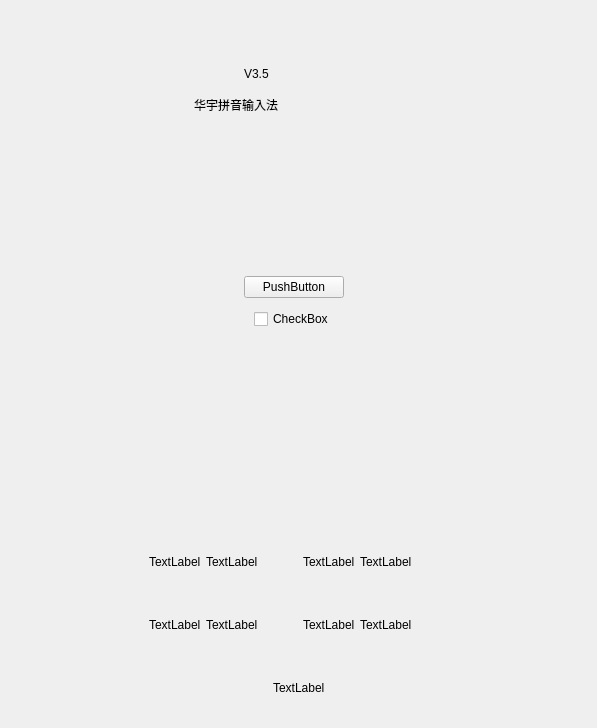
<?xml version="1.0" encoding="UTF-8"?>
<ui version="4.0">
 <class>AboutStackedWidget</class>
 <widget class="QWidget" name="AboutStackedWidget">
  <property name="geometry">
   <rect>
    <x>0</x>
    <y>0</y>
    <width>597</width>
    <height>728</height>
   </rect>
  </property>
  <property name="windowTitle">
   <string>Form</string>
  </property>
  <layout class="QVBoxLayout" name="verticalLayout">
   <property name="spacing">
    <number>0</number>
   </property>
   <property name="leftMargin">
    <number>0</number>
   </property>
   <property name="topMargin">
    <number>0</number>
   </property>
   <property name="rightMargin">
    <number>0</number>
   </property>
   <property name="bottomMargin">
    <number>0</number>
   </property>
   <item>
    <widget class="QFrame" name="frame">
     <property name="frameShape">
      <enum>QFrame::NoFrame</enum>
     </property>
     <property name="frameShadow">
      <enum>QFrame::Raised</enum>
     </property>
     <layout class="QVBoxLayout" name="verticalLayout_5">
      <item>
       <layout class="QVBoxLayout" name="verticalLayout_4">
        <item>
         <layout class="QVBoxLayout" name="verticalLayout_2">
          <item>
           <spacer name="verticalSpacer_2">
            <property name="orientation">
             <enum>Qt::Vertical</enum>
            </property>
            <property name="sizeType">
             <enum>QSizePolicy::Fixed</enum>
            </property>
            <property name="sizeHint" stdset="0">
             <size>
              <width>20</width>
              <height>5</height>
             </size>
            </property>
           </spacer>
          </item>
          <item>
           <layout class="QHBoxLayout" name="horizontalLayout">
            <item>
             <spacer name="horizontalSpacer">
              <property name="orientation">
               <enum>Qt::Horizontal</enum>
              </property>
              <property name="sizeType">
               <enum>QSizePolicy::Fixed</enum>
              </property>
              <property name="sizeHint" stdset="0">
               <size>
                <width>5</width>
                <height>20</height>
               </size>
              </property>
             </spacer>
            </item>
            <item>
             <widget class="QWidget" name="logo_widget" native="true">
              <property name="minimumSize">
               <size>
                <width>0</width>
                <height>400</height>
               </size>
              </property>
              <property name="maximumSize">
               <size>
                <width>16777215</width>
                <height>400</height>
               </size>
              </property>
              <layout class="QVBoxLayout" name="verticalLayout_8">
               <property name="leftMargin">
                <number>0</number>
               </property>
               <property name="topMargin">
                <number>0</number>
               </property>
               <property name="bottomMargin">
                <number>60</number>
               </property>
               <item>
                <layout class="QVBoxLayout" name="verticalLayout_7">
                 <item>
                  <spacer name="verticalSpacer_9">
                   <property name="orientation">
                    <enum>Qt::Vertical</enum>
                   </property>
                   <property name="sizeType">
                    <enum>QSizePolicy::Fixed</enum>
                   </property>
                   <property name="sizeHint" stdset="0">
                    <size>
                     <width>20</width>
                     <height>50</height>
                    </size>
                   </property>
                  </spacer>
                 </item>
                 <item>
                  <layout class="QHBoxLayout" name="horizontalLayout_6">
                   <item>
                    <spacer name="horizontalSpacer_16">
                     <property name="orientation">
                      <enum>Qt::Horizontal</enum>
                     </property>
                     <property name="sizeType">
                      <enum>QSizePolicy::Fixed</enum>
                     </property>
                     <property name="sizeHint" stdset="0">
                      <size>
                       <width>230</width>
                       <height>20</height>
                      </size>
                     </property>
                    </spacer>
                   </item>
                   <item>
                    <widget class="QLabel" name="version_label">
                     <property name="text">
                      <string>V3.5</string>
                     </property>
                    </widget>
                   </item>
                   <item>
                    <spacer name="horizontalSpacer_17">
                     <property name="orientation">
                      <enum>Qt::Horizontal</enum>
                     </property>
                     <property name="sizeHint" stdset="0">
                      <size>
                       <width>40</width>
                       <height>20</height>
                      </size>
                     </property>
                    </spacer>
                   </item>
                  </layout>
                 </item>
                 <item>
                  <spacer name="verticalSpacer_7">
                   <property name="orientation">
                    <enum>Qt::Vertical</enum>
                   </property>
                   <property name="sizeType">
                    <enum>QSizePolicy::Fixed</enum>
                   </property>
                   <property name="sizeHint" stdset="0">
                    <size>
                     <width>20</width>
                     <height>5</height>
                    </size>
                   </property>
                  </spacer>
                 </item>
                 <item>
                  <layout class="QHBoxLayout" name="horizontalLayout_7">
                   <item>
                    <spacer name="horizontalSpacer_14">
                     <property name="orientation">
                      <enum>Qt::Horizontal</enum>
                     </property>
                     <property name="sizeType">
                      <enum>QSizePolicy::Fixed</enum>
                     </property>
                     <property name="sizeHint" stdset="0">
                      <size>
                       <width>180</width>
                       <height>20</height>
                      </size>
                     </property>
                    </spacer>
                   </item>
                   <item>
                    <widget class="QLabel" name="name_label">
                     <property name="text">
                      <string>华宇拼音输入法</string>
                     </property>
                    </widget>
                   </item>
                   <item>
                    <spacer name="horizontalSpacer_15">
                     <property name="orientation">
                      <enum>Qt::Horizontal</enum>
                     </property>
                     <property name="sizeHint" stdset="0">
                      <size>
                       <width>40</width>
                       <height>20</height>
                      </size>
                     </property>
                    </spacer>
                   </item>
                  </layout>
                 </item>
                 <item>
                  <spacer name="verticalSpacer_11">
                   <property name="orientation">
                    <enum>Qt::Vertical</enum>
                   </property>
                   <property name="sizeHint" stdset="0">
                    <size>
                     <width>20</width>
                     <height>18</height>
                    </size>
                   </property>
                  </spacer>
                 </item>
                 <item>
                  <layout class="QHBoxLayout" name="horizontalLayout_12">
                   <item>
                    <spacer name="horizontalSpacer_18">
                     <property name="orientation">
                      <enum>Qt::Horizontal</enum>
                     </property>
                     <property name="sizeHint" stdset="0">
                      <size>
                       <width>40</width>
                       <height>20</height>
                      </size>
                     </property>
                    </spacer>
                   </item>
                   <item>
                    <widget class="QLabel" name="loading_label">
                     <property name="minimumSize">
                      <size>
                       <width>0</width>
                       <height>0</height>
                      </size>
                     </property>
                     <property name="maximumSize">
                      <size>
                       <width>15536</width>
                       <height>15536</height>
                      </size>
                     </property>
                     <property name="text">
                      <string/>
                     </property>
                    </widget>
                   </item>
                   <item>
                    <spacer name="horizontalSpacer_19">
                     <property name="orientation">
                      <enum>Qt::Horizontal</enum>
                     </property>
                     <property name="sizeHint" stdset="0">
                      <size>
                       <width>40</width>
                       <height>20</height>
                      </size>
                     </property>
                    </spacer>
                   </item>
                  </layout>
                 </item>
                 <item>
                  <layout class="QHBoxLayout" name="horizontalLayout_8">
                   <item>
                    <spacer name="horizontalSpacer_12">
                     <property name="orientation">
                      <enum>Qt::Horizontal</enum>
                     </property>
                     <property name="sizeHint" stdset="0">
                      <size>
                       <width>40</width>
                       <height>20</height>
                      </size>
                     </property>
                    </spacer>
                   </item>
                   <item>
                    <widget class="QPushButton" name="update_now_btn">
                     <property name="minimumSize">
                      <size>
                       <width>100</width>
                       <height>0</height>
                      </size>
                     </property>
                     <property name="text">
                      <string>PushButton</string>
                     </property>
                    </widget>
                   </item>
                   <item>
                    <spacer name="horizontalSpacer_10">
                     <property name="orientation">
                      <enum>Qt::Horizontal</enum>
                     </property>
                     <property name="sizeHint" stdset="0">
                      <size>
                       <width>40</width>
                       <height>20</height>
                      </size>
                     </property>
                    </spacer>
                   </item>
                  </layout>
                 </item>
                 <item>
                  <spacer name="verticalSpacer_8">
                   <property name="orientation">
                    <enum>Qt::Vertical</enum>
                   </property>
                   <property name="sizeType">
                    <enum>QSizePolicy::Fixed</enum>
                   </property>
                   <property name="sizeHint" stdset="0">
                    <size>
                     <width>13</width>
                     <height>5</height>
                    </size>
                   </property>
                  </spacer>
                 </item>
                 <item>
                  <layout class="QHBoxLayout" name="horizontalLayout_9">
                   <item>
                    <spacer name="horizontalSpacer_11">
                     <property name="orientation">
                      <enum>Qt::Horizontal</enum>
                     </property>
                     <property name="sizeHint" stdset="0">
                      <size>
                       <width>40</width>
                       <height>20</height>
                      </size>
                     </property>
                    </spacer>
                   </item>
                   <item>
                    <widget class="QCheckBox" name="auto_update_checkbox">
                     <property name="text">
                      <string>CheckBox</string>
                     </property>
                    </widget>
                   </item>
                   <item>
                    <spacer name="horizontalSpacer_13">
                     <property name="orientation">
                      <enum>Qt::Horizontal</enum>
                     </property>
                     <property name="sizeHint" stdset="0">
                      <size>
                       <width>40</width>
                       <height>20</height>
                      </size>
                     </property>
                    </spacer>
                   </item>
                  </layout>
                 </item>
                 <item>
                  <spacer name="verticalSpacer_6">
                   <property name="orientation">
                    <enum>Qt::Vertical</enum>
                   </property>
                   <property name="sizeType">
                    <enum>QSizePolicy::Fixed</enum>
                   </property>
                   <property name="sizeHint" stdset="0">
                    <size>
                     <width>20</width>
                     <height>25</height>
                    </size>
                   </property>
                  </spacer>
                 </item>
                </layout>
               </item>
              </layout>
             </widget>
            </item>
            <item>
             <spacer name="horizontalSpacer_2">
              <property name="orientation">
               <enum>Qt::Horizontal</enum>
              </property>
              <property name="sizeType">
               <enum>QSizePolicy::Fixed</enum>
              </property>
              <property name="sizeHint" stdset="0">
               <size>
                <width>5</width>
                <height>20</height>
               </size>
              </property>
             </spacer>
            </item>
           </layout>
          </item>
          <item>
           <spacer name="verticalSpacer">
            <property name="orientation">
             <enum>Qt::Vertical</enum>
            </property>
            <property name="sizeType">
             <enum>QSizePolicy::Fixed</enum>
            </property>
            <property name="sizeHint" stdset="0">
             <size>
              <width>20</width>
              <height>10</height>
             </size>
            </property>
           </spacer>
          </item>
         </layout>
        </item>
        <item>
         <layout class="QVBoxLayout" name="verticalLayout_3">
          <property name="spacing">
           <number>0</number>
          </property>
          <item>
           <spacer name="verticalSpacer_5">
            <property name="orientation">
             <enum>Qt::Vertical</enum>
            </property>
            <property name="sizeType">
             <enum>QSizePolicy::Fixed</enum>
            </property>
            <property name="sizeHint" stdset="0">
             <size>
              <width>20</width>
              <height>100</height>
             </size>
            </property>
           </spacer>
          </item>
          <item>
           <layout class="QHBoxLayout" name="horizontalLayout_2">
            <item>
             <spacer name="horizontalSpacer_3">
              <property name="orientation">
               <enum>Qt::Horizontal</enum>
              </property>
              <property name="sizeType">
               <enum>QSizePolicy::Fixed</enum>
              </property>
              <property name="sizeHint" stdset="0">
               <size>
                <width>140</width>
                <height>20</height>
               </size>
              </property>
             </spacer>
            </item>
            <item>
             <widget class="QLabel" name="phone_logo_label">
              <property name="text">
               <string>TextLabel</string>
              </property>
             </widget>
            </item>
            <item>
             <spacer name="horizontalSpacer_4">
              <property name="orientation">
               <enum>Qt::Horizontal</enum>
              </property>
              <property name="sizeType">
               <enum>QSizePolicy::Fixed</enum>
              </property>
              <property name="sizeHint" stdset="0">
               <size>
                <width>5</width>
                <height>20</height>
               </size>
              </property>
             </spacer>
            </item>
            <item>
             <widget class="QLabel" name="phone_content_label">
              <property name="text">
               <string>TextLabel</string>
              </property>
             </widget>
            </item>
            <item>
             <spacer name="horizontalSpacer_5">
              <property name="orientation">
               <enum>Qt::Horizontal</enum>
              </property>
              <property name="sizeType">
               <enum>QSizePolicy::Fixed</enum>
              </property>
              <property name="sizeHint" stdset="0">
               <size>
                <width>45</width>
                <height>20</height>
               </size>
              </property>
             </spacer>
            </item>
            <item>
             <widget class="QLabel" name="web_address_logo">
              <property name="text">
               <string>TextLabel</string>
              </property>
             </widget>
            </item>
            <item>
             <spacer name="horizontalSpacer_6">
              <property name="orientation">
               <enum>Qt::Horizontal</enum>
              </property>
              <property name="sizeType">
               <enum>QSizePolicy::Fixed</enum>
              </property>
              <property name="sizeHint" stdset="0">
               <size>
                <width>5</width>
                <height>20</height>
               </size>
              </property>
             </spacer>
            </item>
            <item>
             <widget class="QLabel" name="web_address_content_label">
              <property name="text">
               <string>TextLabel</string>
              </property>
             </widget>
            </item>
            <item>
             <spacer name="horizontalSpacer_7">
              <property name="orientation">
               <enum>Qt::Horizontal</enum>
              </property>
              <property name="sizeType">
               <enum>QSizePolicy::Expanding</enum>
              </property>
              <property name="sizeHint" stdset="0">
               <size>
                <width>100</width>
                <height>20</height>
               </size>
              </property>
             </spacer>
            </item>
           </layout>
          </item>
          <item>
           <layout class="QHBoxLayout" name="horizontalLayout_10">
            <item>
             <spacer name="horizontalSpacer_20">
              <property name="orientation">
               <enum>Qt::Horizontal</enum>
              </property>
              <property name="sizeType">
               <enum>QSizePolicy::Fixed</enum>
              </property>
              <property name="sizeHint" stdset="0">
               <size>
                <width>140</width>
                <height>20</height>
               </size>
              </property>
             </spacer>
            </item>
            <item>
             <widget class="QLabel" name="phone2_logo_label">
              <property name="text">
               <string>TextLabel</string>
              </property>
             </widget>
            </item>
            <item>
             <spacer name="horizontalSpacer_21">
              <property name="orientation">
               <enum>Qt::Horizontal</enum>
              </property>
              <property name="sizeType">
               <enum>QSizePolicy::Fixed</enum>
              </property>
              <property name="sizeHint" stdset="0">
               <size>
                <width>5</width>
                <height>20</height>
               </size>
              </property>
             </spacer>
            </item>
            <item>
             <widget class="QLabel" name="phone2_content_label">
              <property name="text">
               <string>TextLabel</string>
              </property>
             </widget>
            </item>
            <item>
             <spacer name="horizontalSpacer_22">
              <property name="orientation">
               <enum>Qt::Horizontal</enum>
              </property>
              <property name="sizeType">
               <enum>QSizePolicy::Fixed</enum>
              </property>
              <property name="sizeHint" stdset="0">
               <size>
                <width>45</width>
                <height>20</height>
               </size>
              </property>
             </spacer>
            </item>
            <item>
             <widget class="QLabel" name="ime_address_logo">
              <property name="text">
               <string>TextLabel</string>
              </property>
             </widget>
            </item>
            <item>
             <spacer name="horizontalSpacer_23">
              <property name="orientation">
               <enum>Qt::Horizontal</enum>
              </property>
              <property name="sizeType">
               <enum>QSizePolicy::Fixed</enum>
              </property>
              <property name="sizeHint" stdset="0">
               <size>
                <width>5</width>
                <height>20</height>
               </size>
              </property>
             </spacer>
            </item>
            <item>
             <widget class="QLabel" name="ime_address_content_label">
              <property name="text">
               <string>TextLabel</string>
              </property>
             </widget>
            </item>
            <item>
             <spacer name="horizontalSpacer_24">
              <property name="orientation">
               <enum>Qt::Horizontal</enum>
              </property>
              <property name="sizeType">
               <enum>QSizePolicy::Expanding</enum>
              </property>
              <property name="sizeHint" stdset="0">
               <size>
                <width>100</width>
                <height>20</height>
               </size>
              </property>
             </spacer>
            </item>
           </layout>
          </item>
          <item>
           <layout class="QHBoxLayout" name="horizontalLayout_3">
            <item>
             <spacer name="horizontalSpacer_8">
              <property name="orientation">
               <enum>Qt::Horizontal</enum>
              </property>
              <property name="sizeHint" stdset="0">
               <size>
                <width>40</width>
                <height>20</height>
               </size>
              </property>
             </spacer>
            </item>
            <item>
             <widget class="QLabel" name="copyRight_label">
              <property name="text">
               <string>TextLabel</string>
              </property>
             </widget>
            </item>
            <item>
             <spacer name="horizontalSpacer_9">
              <property name="orientation">
               <enum>Qt::Horizontal</enum>
              </property>
              <property name="sizeHint" stdset="0">
               <size>
                <width>40</width>
                <height>20</height>
               </size>
              </property>
             </spacer>
            </item>
           </layout>
          </item>
         </layout>
        </item>
       </layout>
      </item>
     </layout>
    </widget>
   </item>
  </layout>
 </widget>
 <resources/>
 <connections/>
</ui>
